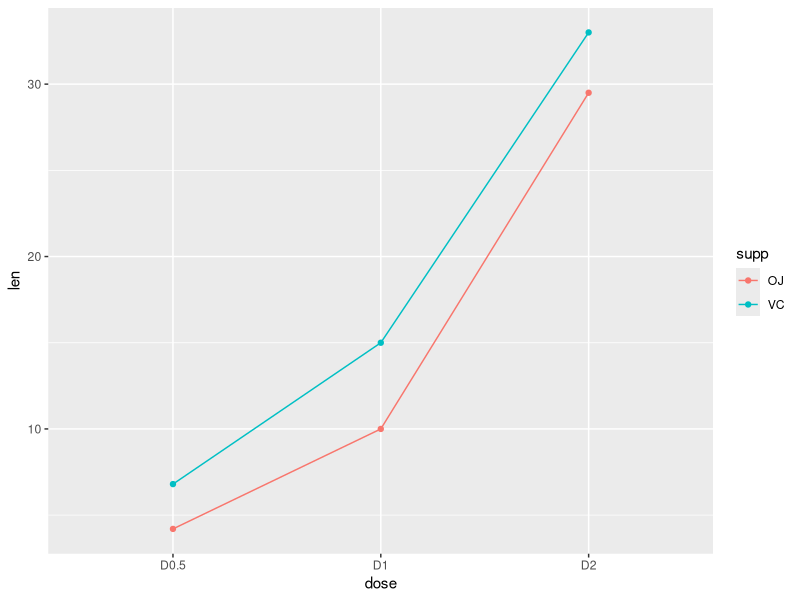

Reproduce this figure in R.
library(ggplot2)

df2 <- data.frame(supp=rep(c("VC", "OJ"), each=3),
                  dose=rep(c("D0.5", "D1", "D2"), 2),
                  len=c(6.8, 15, 33, 4.2, 10, 29.5))
head(df2)

ggplot(data=df2, aes(x=dose, y=len, group=supp)) +
  geom_line(aes(color=supp))+
  geom_point(aes(color=supp))